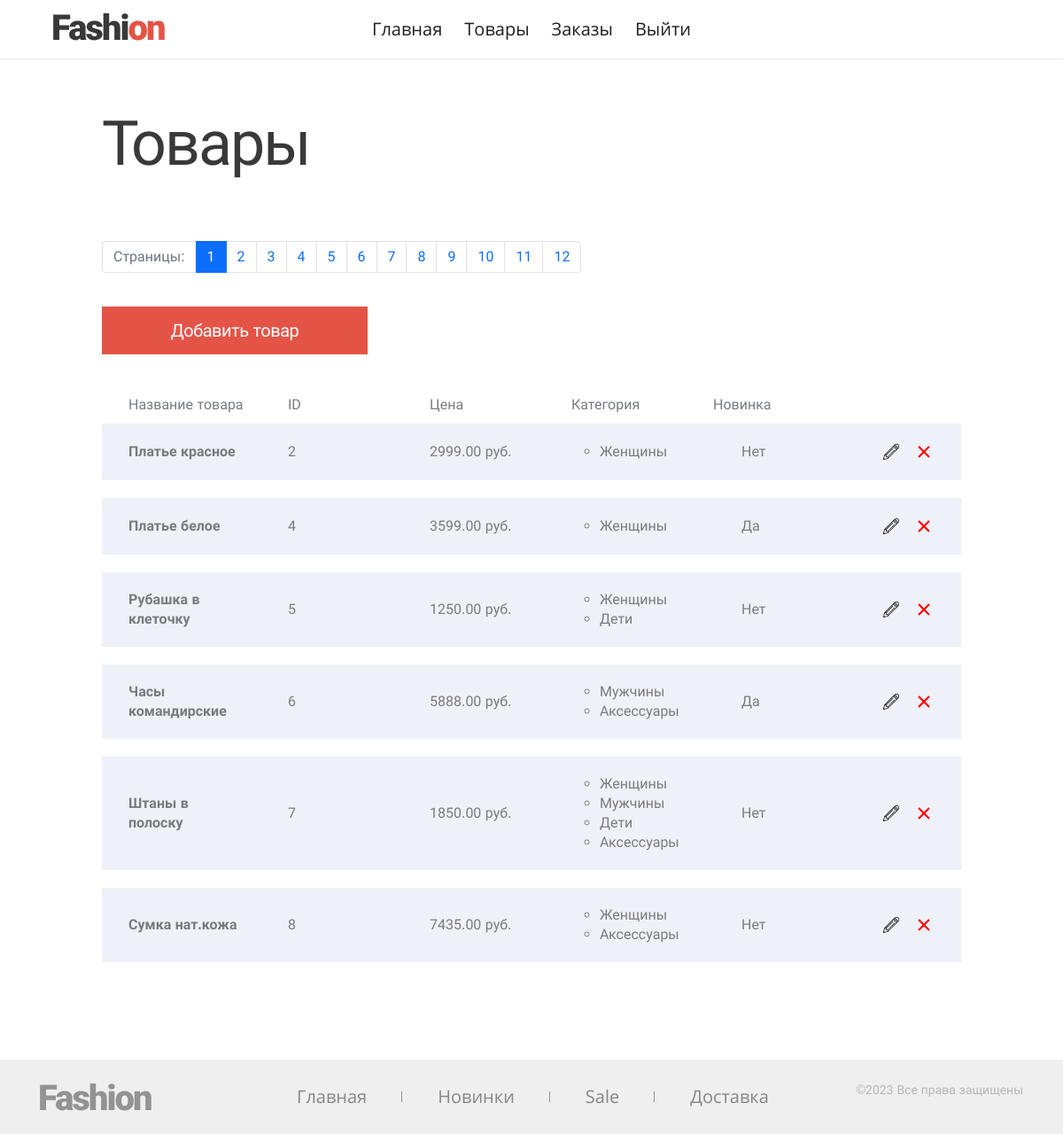
The app's page /admin/products/index.php (signed in) with its own data.
### tables this page shows
CREATE TABLE IF NOT EXISTS `products` (
  `id` int(20) NOT NULL AUTO_INCREMENT COMMENT 'id товара',
  `name` varchar(255) NOT NULL DEFAULT '0' COMMENT 'Название товара',
  `price` decimal(12,2) unsigned NOT NULL DEFAULT '0.00' COMMENT 'Цена товара',
  `image` varchar(255) NOT NULL DEFAULT '0' COMMENT 'Имя файла с изображением товара',
  `new` tinyint(1) NOT NULL DEFAULT '0' COMMENT 'Признак новизны товара: 1 - новинка, 0 -нет',
  `sale` tinyint(1) NOT NULL DEFAULT '0' COMMENT 'Признак, что товар на распродаже: 1 - да, 0 -нет',
  `deleted` tinyint(1) NOT NULL DEFAULT '0' COMMENT 'Признак, что товар был удален: 1 - да, 0 -нет',
  `active` tinyint(1) NOT NULL DEFAULT '0' COMMENT 'Признак активности товар: 1 - да, 0 -нет',
  PRIMARY KEY (`id`)
);

### admin/include/dbFunctions.php (called while the page is built, shortened)
<?php
function getProducts(
        int $limit = GOODS_ON_PAGE,
        int $offset = 0
    )
{
    $sqlRequestString = "SELECT * FROM products ";
    $sqlRequestString = $sqlRequestString . ' LIMIT ' . $limit . ' OFFSET ' .$offset;
    $products = getArrayFromDBObject(mysqli_query(dbConnect(), "$sqlRequestString"));
    foreach ($products as $key => &$product) {
        $id =$product['id'];
        $sqlRequestString = "SELECT c.russian_name AS category FROM products AS p
          INNER JOIN category_product AS cp ON cp.product_id = p.id
          INNER JOIN categories AS c ON c.id = cp.category_id
          WHERE p.id = $id";
        $product['categories'] = array_column(getArrayFromDBObject(mysqli_query(dbConnect(), "$sqlRequestString")), 'category');
    }
    return $products;
}

### include/dbFunctions.php (called while the page is built, shortened)
<?php
function dbConnect() {
    $host = HOST;
    $user = USER;
    $password = PASSWORD;
    $dbname = DB_NAME;
    static $connection = null;
    if (null === $connection) {
        $connection = mysqli_connect($host, $user, $password, $dbname);
    }
    return $connection;
}
function getArrayFromDBObject($dbObject) {
    if (is_object($dbObject)) {
        $array = mysqli_fetch_all($dbObject, MYSQLI_ASSOC);
        return $array;
    }
    return false;
}

### admin/products/index.php (the view, shortened to what this page needs)
<?php
include $_SERVER['DOCUMENT_ROOT'] . '/admin/templates/admin_head.php';
if (isset($_SESSION['isAuth']) && $_SESSION['isAuth'] == true) {
  include $_SERVER['DOCUMENT_ROOT'] . '/admin/templates/admin_header.php';
  $offset = 0;
  $products = getProducts(GOODS_ON_PAGE, $offset);
  ?>
  <main class="page-products">
    <h1 class="h h--1">Товары</h1>
    <?php
    include $_SERVER['DOCUMENT_ROOT'] . '/admin/templates/paginator.php';
    ?>
  <a class="page-products__button button" href="/admin/add/">Добавить товар</a>
  <div class="page-products__header">
    <span class="page-products__header-field">Название товара</span>
    <span class="page-products__header-field">ID</span>
    <span class="page-products__header-field">Цена</span>
    <span class="page-products__header-field">Категория</span>
    <span class="page-products__header-field">Новинка</span>
  </div>
  <ul class="page-products__list">
    <?php
    if ($products) {
      foreach ($products as $product) : ?>
      <li class="product-item page-products__item">
        <b class="product-item__name"><?=$product['name'] ?></b>
        <span class="product-item__field"><?=$product['id'] ?></span>
        <span class="product-item__field"><?=$product['price'] ?> руб.</span>
        <ul>
        <?php
        foreach ($product['categories'] as $value) {
        ?>
        <li class="product-item__field"><?=$value ?></li>
        <?php
        }
        ?>
        </ul>
        <span class="product-item__field">
          <?php
            $new = $product['new'] ? "Да" : "Нет";
            echo $new;
          ?>
        </span>
        <a href="/admin/add/?id=<?=$product['id'] ?>" class="product-item__edit" aria-label="Редактировать"></a>
        <button class="product-item__delete" data_id="<?=$product['id'] ?>"></button>
      </li>
      <?php endforeach;
    } else { ?>
      <li class="product-item page-products__item">Товары не найдены</li>
    <?php } ?>
  </ul>
</main>
<?php
} else {  ?>
  <h4>Вы не авторизованы, для входа пройдите по ссылке <button><a href="/admin/">Авторизация</a></button></h4>
<?php
}
include $_SERVER['DOCUMENT_ROOT'] . '/templates/footer.php';

### records on screen
products: name "Платье красное", id "2", price "2999.00", value "Женщины", new "Нет"
products: name "Платье белое", id "4", price "3599.00", value "Женщины", new "Да"
products: name "Рубашка в клеточку", id "5", price "1250.00", value "Женщины", value "Дети", new "Нет"
products: name "Часы командирские", id "6", price "5888.00", value "Мужчины", value "Аксессуары", new "Да"
products: name "Штаны в полоску", id "7", price "1850.00", value "Женщины", value "Мужчины", value "Дети", value "Аксессуары", new "Нет"
products: name "Сумка нат.кожа", id "8", price "7435.00", value "Женщины", value "Аксессуары", new "Нет"

### other values on screen
$value['title'] "Главная"
$value['title'] "Товары"
$value['title'] "Заказы"
$value['title'] "Выйти"
$value['title'] "Новинки"
$value['title'] "Sale"
$value['title'] "Доставка"
